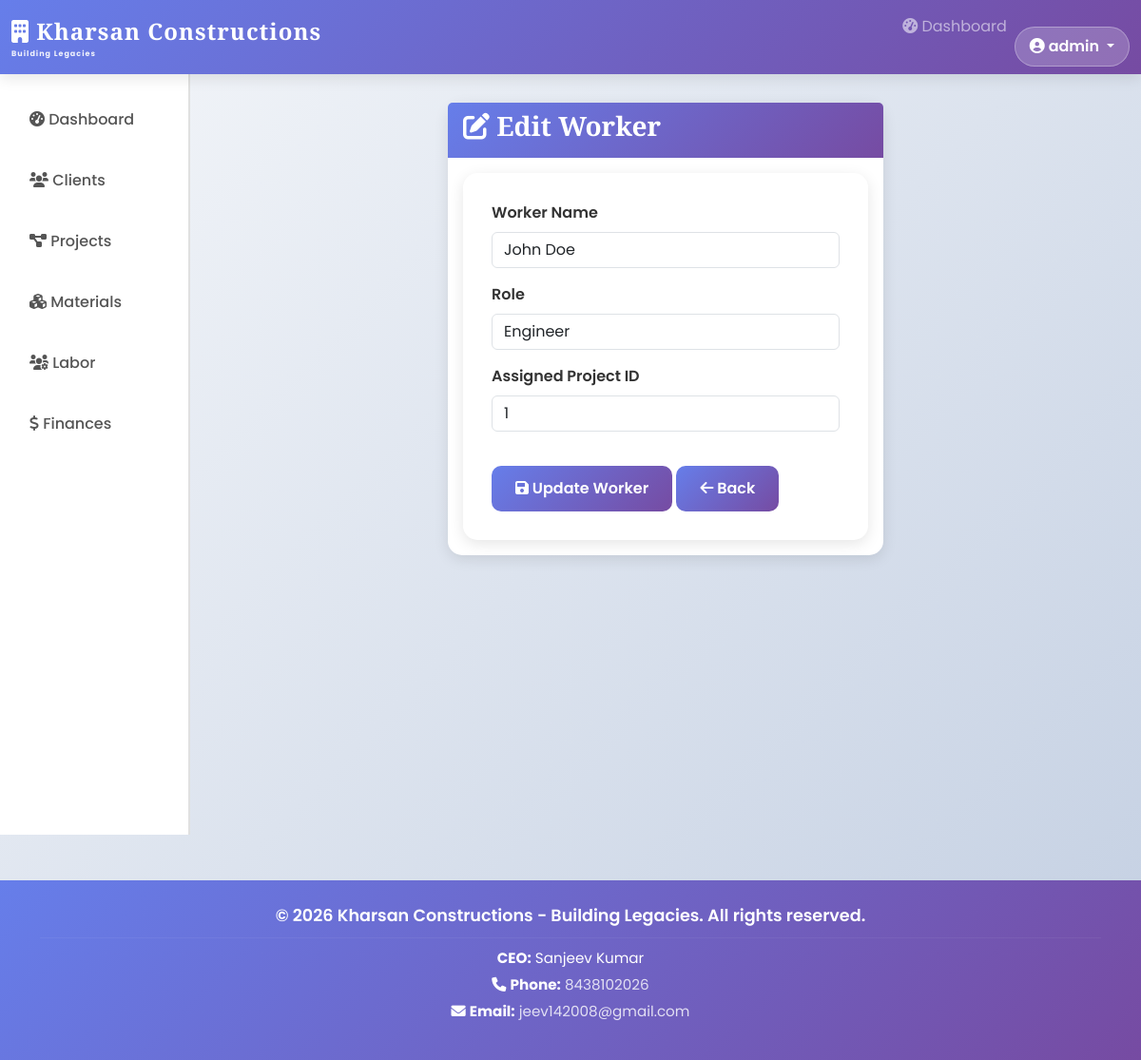
The page /edit_worker/1 (signed in) on the database its author committed.
### tables this page shows
CREATE TABLE labor (
    worker_id INTEGER PRIMARY KEY AUTOINCREMENT,
    name TEXT NOT NULL,
    role TEXT,
    assigned_project_id INTEGER,
    FOREIGN KEY (assigned_project_id) REFERENCES projects(project_id)
);

### backend.py (the view, shortened to what this page needs)
@app.route('/edit_worker/<int:id>', methods=['GET', 'POST'])
@login_required
def edit_worker(id):
    conn = get_db_connection()
    worker = conn.execute('SELECT * FROM labor WHERE worker_id = ?', (id,)).fetchone()
    conn.close()
    return render_template('edit_worker.html', worker=worker)

### backend.py (called while the page is built)
def get_db_connection():
    conn = sqlite3.connect(DATABASE)
    conn.row_factory = sqlite3.Row
    return conn

def login_required(f):
    @wraps(f)
    def decorated_function(*args, **kwargs):
        if 'user_id' not in session:
            return redirect(url_for('login'))
        return f(*args, **kwargs)
    return decorated_function

### templates/edit_worker.html (shortened to what this page needs)
{% extends "base.html" %}
{% block content %}
<div class="row justify-content-center">
    <div class="col-md-6">
        <div class="card">
            <div class="card-header">
                <h3><i class="fas fa-edit"></i> Edit Worker</h3>
            </div>
            <div class="card-body">
                <form action="{{ url_for('edit_worker', id=worker['worker_id']) }}" method="post">
                    <div class="mb-3">
                        <label for="name" class="form-label">Worker Name</label>
                        <input type="text" class="form-control" id="name" name="name" value="{{ worker['name'] }}" required>
                    </div>
                    <div class="mb-3">
                        <label for="role" class="form-label">Role</label>
                        <input type="text" class="form-control" id="role" name="role" value="{{ worker['role'] }}" placeholder="e.g., Engineer, Laborer">
                    </div>
                    <div class="mb-3">
                        <label for="assigned_project_id" class="form-label">Assigned Project ID</label>
                        <input type="number" class="form-control" id="assigned_project_id" name="assigned_project_id" value="{{ worker['assigned_project_id'] }}">
                    </div>
                    <button type="submit" class="btn btn-primary"><i class="fas fa-save"></i> Update Worker</button>
                    <a href="{{ url_for('labor') }}" class="btn btn-secondary"><i class="fas fa-arrow-left"></i> Back</a>
                </form>
            </div>
        </div>
    </div>
</div>
{% endblock %}

### static/style.css (style rules this page uses)
* { font-family: 'Poppins', sans-serif; margin: 0; padding: 0; box-sizing: border-box; }
h1, h2, h3, h4, h5, h6 { font-family: 'Playfair Display', serif; font-weight: 700; }
body { background: linear-gradient(135deg, #f5f7fa 0%, #c3cfe2 100%); min-height: 100vh; }
form { background: white; padding: 30px; border-radius: 15px; box-shadow: 0 4px 15px rgba(0, 0, 0, 0.1); animation: slideUp 0.6s ease-out; max-width: 600px; }
label { display: block; margin-bottom: 8px; font-weight: 600; color: #333; }
input, select, textarea { width: 100%; padding: 12px 15px; margin-top: 5px; border: 2px solid #e0e0e0; border-radius: 10px; font-size: 1rem; transition: all 0.3s ease; font-family: 'Poppins', sans-serif; }
button, .btn { padding: 12px 25px; background: linear-gradient(135deg, #667eea 0%, #764ba2 100%); color: white; border: none; border-radius: 10px; cursor: pointer; font-weight: 600; font-size: 1rem; transition: all 0.3s ease; font-family: 'Poppins', sans-serif; margin-top: 20px; }
.card { border: none; border-radius: 15px; box-shadow: 0 4px 15px rgba(0, 0, 0, 0.1); transition: all 0.3s ease; animation: fadeIn 0.6s ease-in; }
.card-header { background: linear-gradient(135deg, #667eea 0%, #764ba2 100%); color: white; border-radius: 15px 15px 0 0; border: none; font-weight: 600; }
a { color: #667eea; text-decoration: none; transition: all 0.3s ease; }

### templates/base.html (style rules this page uses)
* { font-family: 'Poppins', sans-serif; }
h1, h2, h3, h4, h5, h6 { font-family: 'Playfair Display', serif; font-weight: 700; }
body { background-color: #f5f7fa; animation: fadeIn 0.5s ease-in; }

### rows shown on the page
labor: name "John Doe", role "Engineer", assigned_project_id "1"

### other values the page prints
{{ session['username'] }} "admin"
